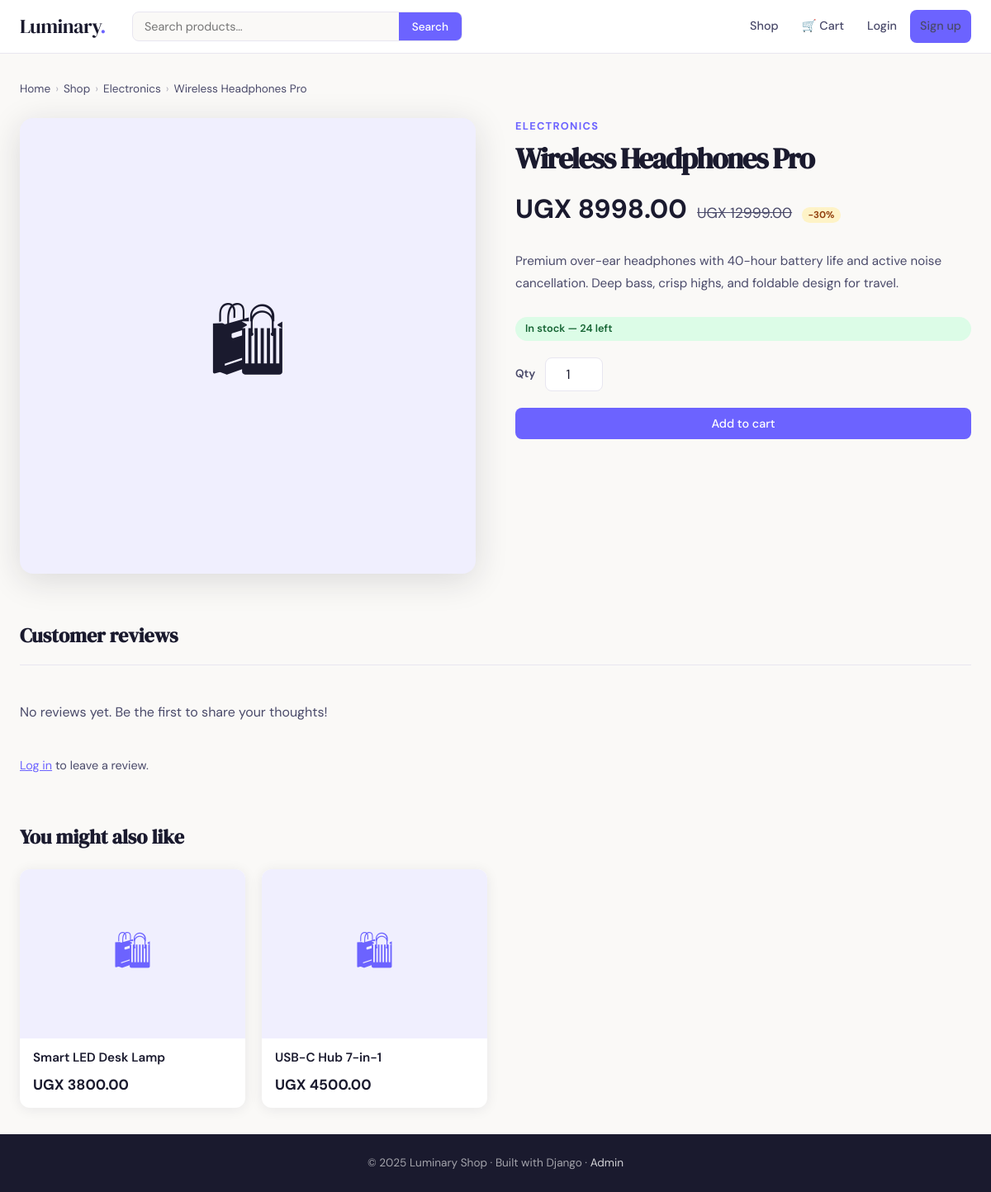
The app's page /products/wireless-headphones-pro/ with its own data.
### store/models.py (models this page shows, shortened)
class Product(models.Model):
    category = models.ForeignKey(Category, on_delete=models.CASCADE, related_name='products')
    name = models.CharField(max_length=200)
    slug = models.SlugField(unique=True)
    description = models.TextField()
    price = models.DecimalField(max_digits=10, decimal_places=2)
    original_price = models.DecimalField(max_digits=10, decimal_places=2, null=True, blank=True)
    image = models.ImageField(upload_to='products/', blank=True, null=True)
    stock = models.PositiveIntegerField(default=0)
    is_featured = models.BooleanField(default=False)
    is_active = models.BooleanField(default=True)
    created_at = models.DateTimeField(auto_now_add=True)
    updated_at = models.DateTimeField(auto_now=True)
    class Meta:
        ordering = ['-created_at']
    def get_absolute_url(self):
        return reverse('store:product_detail', kwargs={'slug': self.slug})
    @property
    def discount_percent(self):
        if self.original_price and self.original_price > self.price:
            return int((1 - self.price / self.original_price) * 100)
        return None
    @property
    def in_stock(self):
        return self.stock > 0

class Category(models.Model):
    name = models.CharField(max_length=100)
    slug = models.SlugField(unique=True)
    description = models.TextField(blank=True)
    created_at = models.DateTimeField(auto_now_add=True)
    class Meta:
        verbose_name_plural = 'Categories'
        ordering = ['name']
    def get_absolute_url(self):
        return reverse('store:category', kwargs={'slug': self.slug})

### store/views.py (the view, shortened to what this page needs)
# urls.py: path('products/<slug:slug>/', views.product_detail, name='product_detail'),
def product_detail(request, slug):
    product = get_object_or_404(Product, slug=slug, is_active=True)
    reviews = product.reviews.select_related('user')
    avg_rating = reviews.aggregate(Avg('rating'))['rating__avg']
    related = Product.objects.filter(
        category=product.category, is_active=True
    ).exclude(pk=product.pk)[:4]
    review_form = None
    user_review = None
    if request.user.is_authenticated:
        user_review = reviews.filter(user=request.user).first()
        if not user_review:
            review_form = ReviewForm()
    return render(request, 'store/product_detail.html', {
        'product': product,
        'reviews': reviews,
        'avg_rating': avg_rating,
        'related': related,
        'review_form': review_form,
        'user_review': user_review,
    })

### store/context_processors.py (called while the page is built)
def cart_count(request):
    count = 0
    try:
        if request.user.is_authenticated:
            cart = Cart.objects.filter(user=request.user).first()
        else:
            sk = request.session.session_key
            cart = Cart.objects.filter(session_key=sk).first() if sk else None
        if cart:
            count = cart.item_count
    except Exception:
        pass
    return {'cart_count': count}

### store/templates/store/product_detail.html (shortened to what this page needs)
{% extends "store/base.html" %}
{% block content %}
<div class="breadcrumb">
  <a href="{% url 'store:home' %}">Home</a>
  <span class="breadcrumb-sep">›</span>
  <a href="{% url 'store:product_list' %}">Shop</a>
  <span class="breadcrumb-sep">›</span>
  <a href="{{ product.category.get_absolute_url }}">{{ product.category.name }}</a>
  <span class="breadcrumb-sep">›</span>
  <span>{{ product.name }}</span>
</div>
<div class="product-layout">
  <div class="product-image">
    {% if product.image %}
      <img src="{{ product.image.url }}" alt="{{ product.name }}">
    {% else %}🛍{% endif %}
  </div>
  <div class="product-info">
    <div class="product-category-tag">{{ product.category.name }}</div>
    <h1>{{ product.name }}</h1>
    <div class="product-price-block">
      <span class="product-price">UGX {{ product.price }}</span>
      {% if product.original_price %}
        <span class="product-price-orig">UGX {{ product.original_price }}</span>
        <span class="badge-discount" style="margin-left:8px">-{{ product.discount_percent }}%</span>
      {% endif %}
    </div>
    <p class="product-desc">{{ product.description }}</p>
    {% if product.in_stock %}
      <span class="stock-badge">In stock — {{ product.stock }} left</span>
    {% else %}
      <span class="stock-badge out">Out of stock</span>
    {% endif %}
    {% if product.in_stock %}
    <form method="post" action="{% url 'store:cart_add' product.id %}">
      <div class="qty-row">
        <label style="font-size:.85rem;font-weight:600;color:var(--ink-light)">Qty</label>
        <input type="number" name="quantity" value="1" min="1" max="{{ product.stock }}" class="qty-input">
      </div>
      <button type="submit" class="btn-primary" style="width:100%;justify-content:center">
        Add to cart
      </button>
    </form>
    {% else %}
      <button class="btn-primary" disabled style="width:100%;justify-content:center;opacity:.45;cursor:not-allowed">
        Out of stock
      </button>
    {% endif %}
  </div>
</div>
<div class="reviews-section">
  <div class="reviews-header">
    <h2>Customer reviews{% if reviews %} ({{ reviews|length }}){% endif %}</h2>
  </div>
  {% if reviews %}
    {% for review in reviews %}
    <div class="review-card">
      <div class="review-meta">
        <span class="review-author">{{ review.user.username }} <span class="stars" style="font-size:.85rem">{% for i in "12345" %}{% if forloop.counter <= review.rating %}★{% else %}☆{% endif %}{% endfor %}</span></span>
        <span class="review-date">{{ review.created_at|date:"N j, Y" }}</span>
      </div>
      <p class="review-body">{{ review.comment }}</p>
    </div>
    {% endfor %}
  {% else %}
    <p style="color:var(--ink-light);padding:20px 0">No reviews yet. Be the first to share your thoughts!</p>
  {% endif %}
  {% if review_form %}
  <div class="add-review">
    <h3>Leave a review</h3>
    <form method="post">
      {% csrf_token %}
      <div class="form-group">
        <label>Your rating</label>
        <div class="star-radio">
          {% for choice in review_form.rating %}{{ choice }}{% endfor %}
        </div>
      </div>
      <div class="form-group">
        <label>Your thoughts</label>
        {{ review_form.comment }}
      </div>
      <button type="submit" class="btn-primary">Submit review</button>
    </form>
  </div>
  {% elif user_review %}
    <p style="margin-top:20px;color:var(--ink-light);font-size:.9rem">✓ You've reviewed this product.</p>
  {% elif not user.is_authenticated %}
    <p style="margin-top:20px;color:var(--ink-light);font-size:.9rem">
      <a href="{% url 'store:login' %}?next={{ request.path }}" style="color:var(--accent)">Log in</a> to leave a review.
    </p>
  {% endif %}
</div>
{% if related %}
<div class="related-section">
  <h2>You might also like</h2>
  <div class="product-grid">
    {% for p in related %}
      <a href="{{ p.get_absolute_url }}" class="product-card">
        <div class="product-card-img">
          {% if p.image %}<img src="{{ p.image.url }}" alt="{{ p.name }}">{% else %}🛍{% endif %}
        </div>
        <div class="product-card-body">
          <div class="product-card-name">{{ p.name }}</div>
          <div class="product-card-price">
            <span class="price-current">UGX {{ p.price }}</span>
          </div>
        </div>
      </a>
    {% endfor %}
  </div>
</div>
{% endif %}
{% endblock %}

### store/templates/store/base.html (style rules this page uses)
*, *::before, *::after { box-sizing: border-box; margin: 0; padding: 0; }
:root { --ink: #1a1a2e; --ink-light: #4a4a6a; --accent: #6c63ff; --accent-light: #f0effe; --cream: #faf9f7; --white: #ffffff; --border: #e8e6f0; --success: #22c55e; --danger: #ef4444; --warning: #f59e0b; --radius: 12px; --shadow: 0 2px 16px rgba(26,26,46,.08); --shadow-lg: 0 8px 40px rgba(26,26,46,.14); }
body { font-family: 'DM Sans', sans-serif; background: var(--cream); color: var(--ink); line-height: 1.6; min-height: 100vh; display: flex; flex-direction: column; }
.btn-primary { background: var(--accent); color: #fff; border: none; padding: 10px 20px; border-radius: 8px; font-family: inherit; font-size: .9rem; font-weight: 500; cursor: pointer; text-decoration: none; display: inline-flex; align-items: center; gap: 6px; transition: opacity .15s, transform .1s; }
.product-grid { display: grid; grid-template-columns: repeat(auto-fill, minmax(220px, 1fr)); gap: 20px; }
.product-card { background: var(--white); border-radius: var(--radius); overflow: hidden; box-shadow: var(--shadow); transition: transform .2s, box-shadow .2s; text-decoration: none; color: inherit; display: block; }
.product-card-img { width: 100%; aspect-ratio: 4/3; object-fit: cover; background: var(--accent-light); display: flex; align-items: center; justify-content: center; color: var(--accent); font-size: 3rem; }
.product-card-body { padding: 14px 16px; }
.product-card-name { font-size: .95rem; font-weight: 600; margin-bottom: 8px; line-height: 1.3; }
.product-card-price { display: flex; align-items: center; gap: 8px; }
.price-current { font-size: 1.1rem; font-weight: 700; color: var(--ink); }
.badge-discount { background: #fef3c7; color: #92400e; font-size: .72rem; font-weight: 700; padding: 2px 7px; border-radius: 20px; }
.breadcrumb { display: flex; gap: 6px; align-items: center; font-size: .85rem; color: var(--ink-light); margin-bottom: 24px; }
.breadcrumb a { color: var(--ink-light); text-decoration: none; }
.breadcrumb-sep { opacity: .4; }

### store/templates/store/product_detail.html (style rules this page uses)
.product-layout { display: grid; grid-template-columns: 1fr 1fr; gap: 48px; margin-bottom: 56px; }
.product-image { border-radius: 16px; overflow: hidden; background: var(--accent-light); aspect-ratio: 1; display: flex; align-items: center; justify-content: center; font-size: 6rem; box-shadow: var(--shadow-lg); }
.product-info { display: flex; flex-direction: column; }
.product-category-tag { font-size: .8rem; font-weight: 700; text-transform: uppercase; letter-spacing: .1em; color: var(--accent); margin-bottom: 10px; }
.product-info h1 { font-family: 'DM Serif Display', serif; font-size: 2.2rem; letter-spacing: -.04em; line-height: 1.1; margin-bottom: 16px; }
.product-price-block { margin-bottom: 24px; }
.product-price { font-size: 2rem; font-weight: 700; color: var(--ink); }
.product-price-orig { font-size: 1.1rem; color: var(--ink-light); text-decoration: line-through; margin-left: 8px; }
.product-desc { color: var(--ink-light); line-height: 1.75; margin-bottom: 28px; font-size: .95rem; }
.qty-row { display: flex; align-items: center; gap: 12px; margin-bottom: 20px; }
.qty-input { width: 70px; border: 1.5px solid var(--border); border-radius: 8px; padding: 9px 12px; font-family: inherit; font-size: 1rem; text-align: center; color: var(--ink); outline: none; }
.stock-badge { display: inline-block; background: #dcfce7; color: #166534; font-size: .8rem; font-weight: 600; padding: 4px 12px; border-radius: 999px; margin-bottom: 20px; }
.reviews-section { margin-top: 56px; }
.reviews-header { display: flex; justify-content: space-between; align-items: center; margin-bottom: 24px; padding-bottom: 16px; border-bottom: 1px solid var(--border); }
.reviews-header h2 { font-family: 'DM Serif Display', serif; font-size: 1.5rem; }
.related-section { margin-top: 56px; }
.related-section h2 { font-family: 'DM Serif Display', serif; font-size: 1.5rem; margin-bottom: 20px; }

### records on screen
Product: category.name "Electronics", name "Wireless Headphones Pro", category.name "ELECTRONICS", price "8998.00", original_price "12999.00", discount_percent "30", description "Premium over-ear headphones with 40-hour battery life and active noise cancellation. Deep bass, crisp highs, and foldable design for travel.", stock "24"
Product: name "Smart LED Desk Lamp", price "3800.00"
Product: name "USB-C Hub 7-in-1", price "4500.00"
